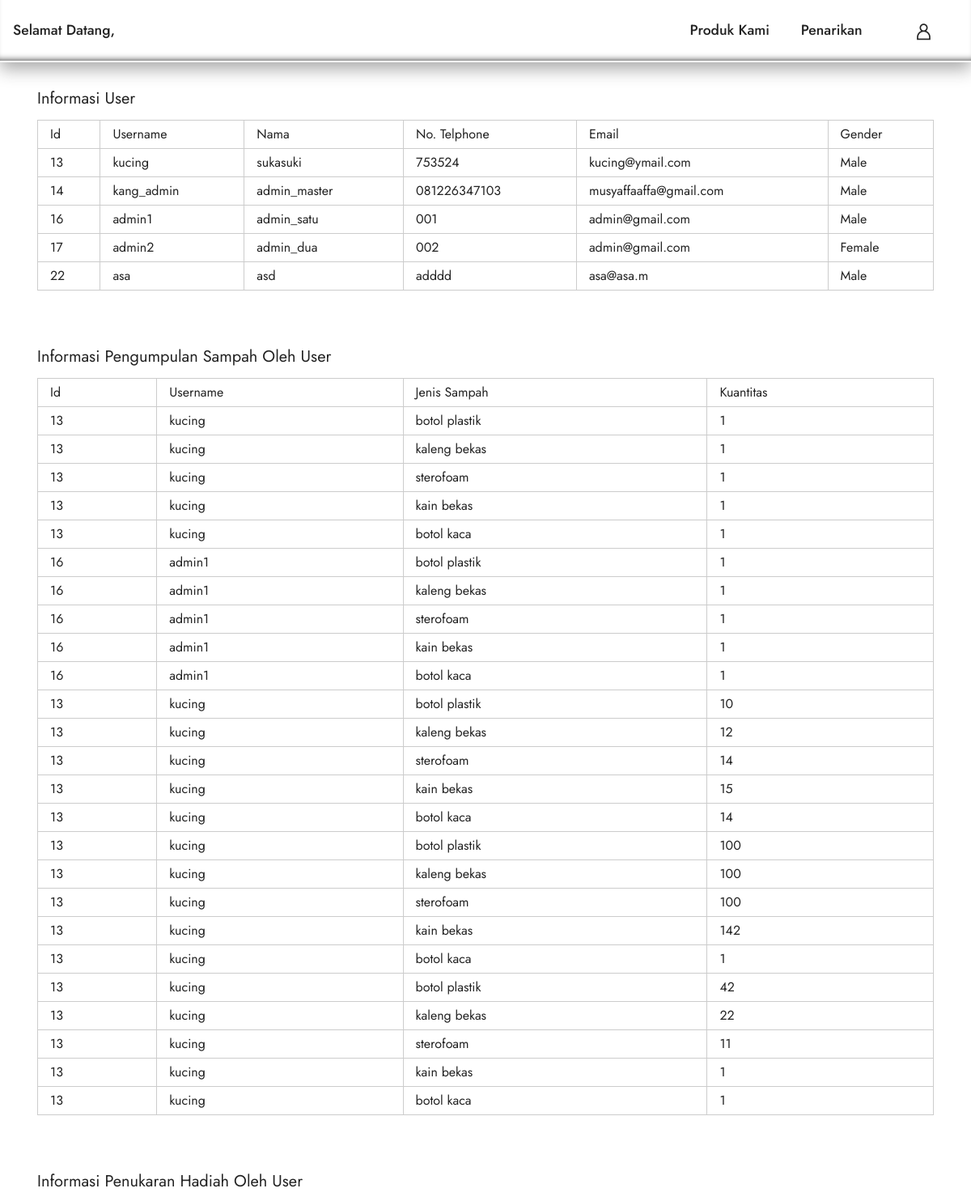
The app's page /HalamanAdmin.php (upper part) with its own data.
### tables this page shows
CREATE TABLE `user` (
  `id` int(11) NOT NULL,
  `fullname` varchar(35) NOT NULL,
  `phonenumber` varchar(15) NOT NULL,
  `username` varchar(30) NOT NULL,
  `email` varchar(50) NOT NULL,
  `password` varchar(11) NOT NULL,
  `saldo` int(11) NOT NULL,
  `gender` varchar(7) NOT NULL,
  `status` varchar(20) NOT NULL
);

CREATE TABLE `tb_transaksi` (
  `id_transaksi` int(11) NOT NULL,
  `id_user` int(11) NOT NULL,
  `id_sampah` int(11) NOT NULL,
  `kuantitas` int(11) NOT NULL
);

CREATE TABLE `tb_sampah` (
  `id_sampah` int(11) NOT NULL,
  `sampah` varchar(30) NOT NULL,
  `harga` varchar(30) NOT NULL,
  `image` varchar(255) NOT NULL
);

### HalamanAdmin.php (the view, shortened to what this page needs)
<?php
include "koneksi/koneksi.php";
?>
<!DOCTYPE html>
<html>
<head>
  <link rel="stylesheet" href="assets/web/assets/mobirise-icons2/mobirise2.css">
  <link rel="stylesheet" href="assets/web/assets/mobirise-icons/mobirise-icons.css">
  <link rel="stylesheet" href="assets/bootstrap/css/bootstrap.min.css">
  <link rel="stylesheet" href="assets/bootstrap/css/bootstrap-grid.min.css">
  <link rel="stylesheet" href="assets/bootstrap/css/bootstrap-reboot.min.css">
  <link rel="stylesheet" href="assets/dropdown/css/style.css">
  <link rel="stylesheet" href="assets/socicon/css/styles.css">
  <link rel="stylesheet" href="assets/theme/css/style.css">
  <link rel="preload" as="style" href="assets/mobirise/css/mbr-additional.css"><link rel="stylesheet" href="assets/mobirise/css/mbr-additional.css" type="text/css">
</head>
<body>
<?php
        $sql = "SELECT * FROM user WHERE id = '".$_SESSION['id_user']."'";
        $result = mysqli_query($conn, $sql);
        $data = mysqli_fetch_array($result);
        $username = $data['username'];
  ?>
  <section class="menu cid-t8hb3pvaYl" once="menu" id="MobiGaryMenu26-1v">
    <nav class="navbar navbar-dropdown TopMenuUnderline navbar-expand-lg">
        <div class="container">
            <div class="navbar-brand">
                <span class="navbar-caption-wrap"><a class="navbar-caption text-black display-4" href="Beranda.php">Selamat Datang, <?=$username?></a></span>
            </div>
            <div class="collapse navbar-collapse" id="navbarSupportedContent">
                <ul class="navbar-nav nav-dropdown nav-right" data-app-modern-menu="true"><li class="nav-item">
                        <a class="nav-link link text-black text-primary display-4" href="Produkkami.php#gallery4-1e">Produk Kami</a>
                    </li><li class="nav-item"><a class="nav-link link text-black text-primary display-4" href="Penarikan.php#top">Penarikan</a></li></ul>
                <div class="icons-menu">
                    <a href="Datadiri.php#top" target="_blank">
                        <span class="p-2 mbr-iconfont mobi-mbri-user mobi-mbri" style="color: rgb(35, 35, 35); fill: rgb(35, 35, 35);"></span>
                    </a>
                </div>
            </div>
        </div>
    </nav>
</section>
<?php
    $sql = "SELECT * FROM user";
    $result = mysqli_query($conn, $sql);
    $sql2 = "SELECT *, ts.sampah as sampah FROM user INNER JOIN tb_transaksi tr ON id = id_user
                INNER JOIN tb_sampah ts on tr.id_sampah = ts.id_sampah";
    $result2 = mysqli_query($conn, $sql2);
?>
<div class="container">
    <section data-bs-version="5.1" class="contacts2 cid-t9Ssfv2Cms" id="contacts2-1k">
        <table name="user" cellpadding="10">
        <p style="font-size:20px;"> <label>Informasi User</label></p>
            <tr>
                <td>Id</td>
                <td>Username</td>
                <td>Nama</td>
                <td>No. Telphone</td>
                <td>Email</td>
                <td>Gender</td>
            </tr>
<?php
     while($data = mysqli_fetch_array($result)){
?>
            <tr>
                <td><?=$data['id']?></td>
                <td><?=$data['username']?></td>
                <td><?=$data['fullname']?></td>
                <td><?=$data['phonenumber']?></td>
                <td><?=$data['email']?></td>
                <td><?=$data['gender']?></td>
            </tr>
<?php
     }
?>
        </table>
        <br>
        <br>
        <br>
        <table name="user" cellpadding="10">
        <p style="font-size:20px;"> <label>Informasi Pengumpulan Sampah Oleh User</label></p>
            <tr>
                <td>Id</td>
                <td>Username</td>
                <td>Jenis Sampah</td>
                <td>Kuantitas</td>
            </tr>
<?php
     while($data = mysqli_fetch_array($result2)){
?>
            <tr>
                <td><?=$data['id']?></td>
                <td><?=$data['username']?></td>
                <td><?=$data['sampah']?></td>
                <td><?=$data['kuantitas']?></td>
            </tr>
<?php
     }
?>
        </table>
        <br>
        <br>
        <br>
        <table name="user" cellpadding="10">
        <p style="font-size:20px;"> <label>Informasi Penukaran Hadiah Oleh User</label></p>
        </table>
    </section>
</div>
</body>
</html>

### assets/dropdown/css/style.css (style rules this page uses)
.navbar-dropdown { left: 0; padding: 0; position: absolute; right: 0; top: 0; transition: all 0.45s ease; z-index: 1030; background: #282828; }
.navbar-dropdown .navbar-caption { font-weight: 700; white-space: normal; vertical-align: -4px; line-height: 3.125rem !important; }
.navbar-dropdown .navbar-caption, .navbar-dropdown .navbar-caption:hover { color: inherit; text-decoration: none; }
.navbar-dropdown .navbar-brand span { vertical-align: -4px; }
.nav-dropdown { font-size: 0.75rem; font-weight: 500; height: auto !important; }
.nav-dropdown .link { margin: .667em 1.667em; font-weight: 500; padding: 0; transition: color .2s ease-in-out; }
.nav-dropdown .link::after, .nav-dropdown .dropdown-item::after { color: inherit; }

### assets/theme/css/style.css (style rules this page uses)
section { background-color: #ffffff; }
body { font-style: normal; line-height: 1.5; font-weight: 400; color: #232323; position: relative; }
section, .container, .container-fluid { position: relative; word-wrap: break-word; }
a { font-style: normal; font-weight: 400; cursor: pointer; }
a, a:hover { text-decoration: none; }
h1, h2, h3, h4, h5, h6, .display-1, .display-2, .display-4, .display-5, .display-7, span, p, a { line-height: 1; word-break: break-word; word-wrap: break-word; font-weight: 400; }
section { background-position: 50% 50%; background-repeat: no-repeat; background-size: cover; }
.menu .navbar-brand { display: -webkit-flex; }
.menu .navbar-brand span { display: flex; display: -webkit-flex; }
.menu .navbar-brand .navbar-caption-wrap { display: -webkit-flex; }
@media (min-width: 992px) { .menu .navbar-nav.nav-dropdown { display: -webkit-flex; } }
.navbar { display: -webkit-flex; -webkit-flex-wrap: wrap; -webkit-align-items: center; -webkit-justify-content: space-between; }
.navbar-collapse { -webkit-flex-basis: 100%; -webkit-flex-grow: 1; -webkit-align-items: center; }
.nav-dropdown .link { padding: 0.667em 1.667em !important; margin: 0 !important; }
html, body { height: auto; min-height: 100vh; }
ul, ol, pre, blockquote { margin-bottom: 2.3125rem; }
@media (min-width: 992px) { .container { padding-left: 16px; padding-right: 16px; } }

### HalamanAdmin.php (style rules this page uses)
td { border: 1px solid #CCCCCC; padding: 5px 15px; align: center; }
table { width:100%; }

### records on screen
user: id "13", username "kucing", fullname "sukasuki", phonenumber "753524", email "kucing@ymail.com", gender "Male"
user: id "14", username "kang_admin", fullname "admin_master", phonenumber "081226347103", email "musyaffaaffa@gmail.com", gender "Male"
user: id "16", username "admin1", fullname "admin_satu", phonenumber "001", email "admin@gmail.com", gender "Male"
user: id "17", username "admin2", fullname "admin_dua", phonenumber "002", email "admin@gmail.com", gender "Female"
user: id "22", username "asa", fullname "asd", phonenumber "adddd", email "asa@asa.m", gender "Male"
tb_transaksi: id_user "13", id_user.username "kucing", id_sampah.sampah "botol plastik", kuantitas "1"
tb_transaksi: id_user "13", id_user.username "kucing", id_sampah.sampah "kaleng bekas", kuantitas "1"
tb_transaksi: id_user "13", id_user.username "kucing", id_sampah.sampah "sterofoam", kuantitas "1"
tb_transaksi: id_user "13", id_user.username "kucing", id_sampah.sampah "kain bekas", kuantitas "1"
tb_transaksi: id_user "13", id_user.username "kucing", id_sampah.sampah "botol kaca", kuantitas "1"
tb_transaksi: id_user "16", id_user.username "admin1", id_sampah.sampah "botol plastik", kuantitas "1"
tb_transaksi: id_user "16", id_user.username "admin1", id_sampah.sampah "kaleng bekas", kuantitas "1"
tb_transaksi: id_user "16", id_user.username "admin1", id_sampah.sampah "sterofoam", kuantitas "1"
tb_transaksi: id_user "16", id_user.username "admin1", id_sampah.sampah "kain bekas", kuantitas "1"
tb_transaksi: id_user "16", id_user.username "admin1", id_sampah.sampah "botol kaca", kuantitas "1"
tb_transaksi: id_user "13", id_user.username "kucing", id_sampah.sampah "botol plastik", kuantitas "10"
tb_transaksi: id_user "13", id_user.username "kucing", id_sampah.sampah "kaleng bekas", kuantitas "12"
tb_transaksi: id_user "13", id_user.username "kucing", id_sampah.sampah "sterofoam", kuantitas "14"
tb_transaksi: id_user "13", id_user.username "kucing", id_sampah.sampah "kain bekas", kuantitas "15"
tb_transaksi: id_user "13", id_user.username "kucing", id_sampah.sampah "botol kaca", kuantitas "14"
tb_transaksi: id_user "13", id_user.username "kucing", id_sampah.sampah "botol plastik", kuantitas "100"
tb_transaksi: id_user "13", id_user.username "kucing", id_sampah.sampah "kaleng bekas", kuantitas "100"
tb_transaksi: id_user "13", id_user.username "kucing", id_sampah.sampah "sterofoam", kuantitas "100"
tb_transaksi: id_user "13", id_user.username "kucing", id_sampah.sampah "kain bekas", kuantitas "142"
tb_transaksi: id_user "13", id_user.username "kucing", id_sampah.sampah "botol kaca", kuantitas "1"
tb_transaksi: id_user "13", id_user.username "kucing", id_sampah.sampah "botol plastik", kuantitas "42"
tb_transaksi: id_user "13", id_user.username "kucing", id_sampah.sampah "kaleng bekas", kuantitas "22"
tb_transaksi: id_user "13", id_user.username "kucing", id_sampah.sampah "sterofoam", kuantitas "11"
tb_transaksi: id_user "13", id_user.username "kucing", id_sampah.sampah "kain bekas", kuantitas "1"
tb_transaksi: id_user "13", id_user.username "kucing", id_sampah.sampah "botol kaca", kuantitas "1"
